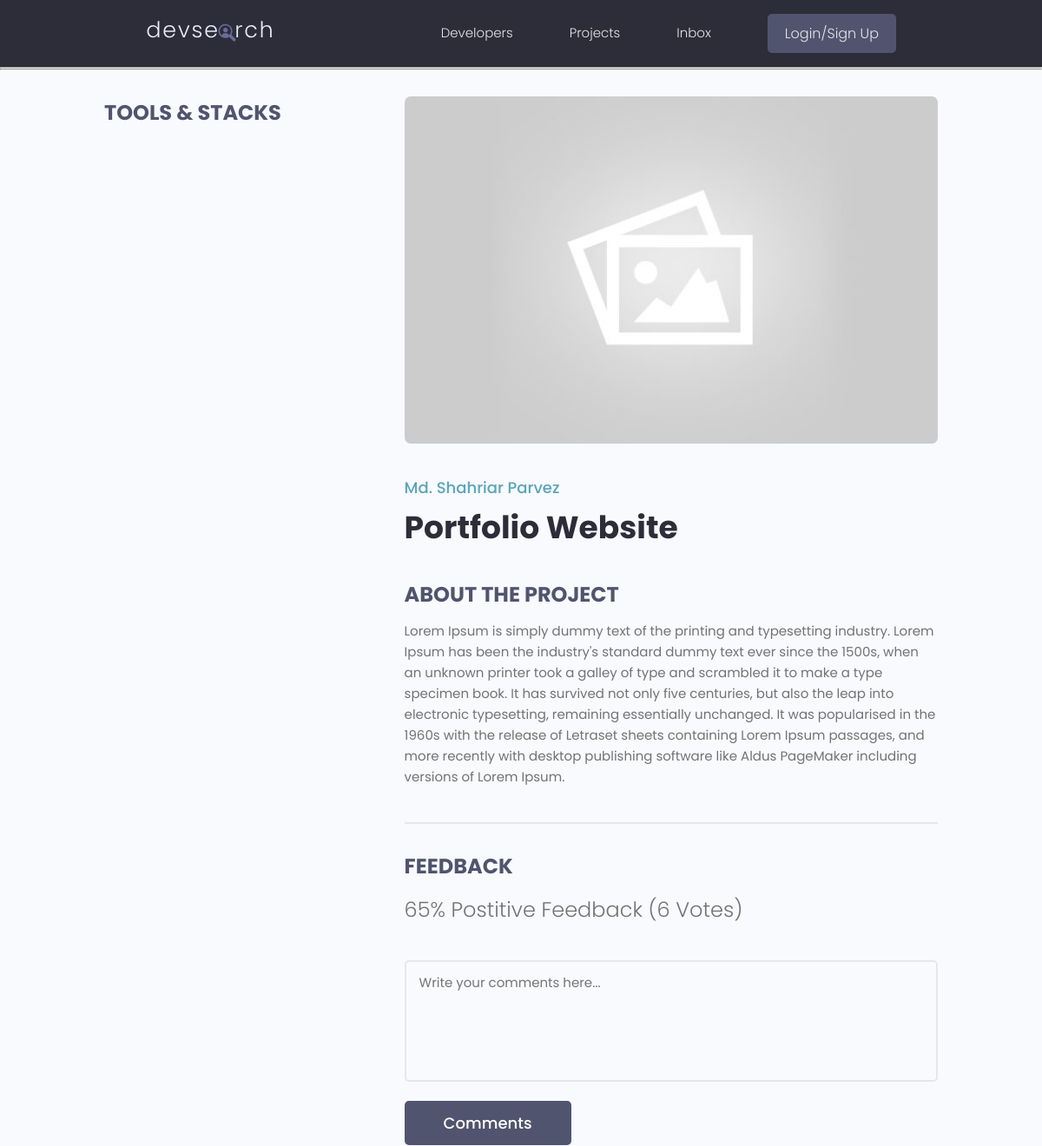
The page /projects/project/c4f56421-918a-4f7b-af98-c969d8b17f8e/ (upper part) on the database as committed earlier.
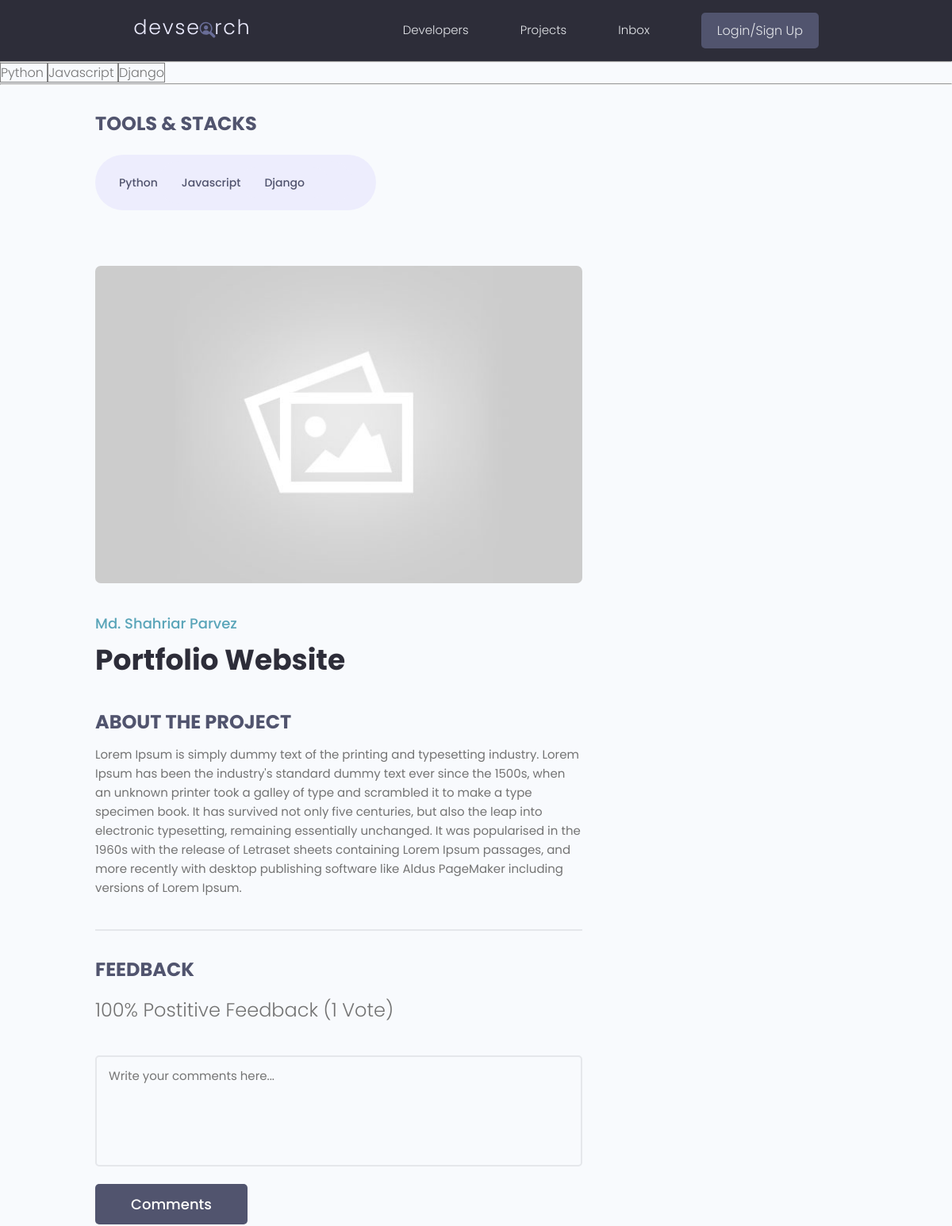
The same page on the database as committed later.
### projects/models.py (models this page shows, shortened)
class Project(models.Model):
    owner = models.ForeignKey(Profile,null=True,blank=True,on_delete=models.SET_NULL)
    title = models.CharField(max_length = 200)
    description = models.TextField(null=True,blank=True) #can be empty
    featured_image = models.ImageField(null=True,blank=True,default="default.jpg")
    demo_link = models.CharField(max_length = 2000, null=True, blank=True)
    source_link = models.CharField(max_length = 2000, null=True, blank=True)
    tags = models.ManyToManyField('Tag', blank=True) #與下面的Tag 是 Many to Many 關係 #重要
    vote_total = models.IntegerField(default=0,null=True, blank=True)
    vote_ratio = models.IntegerField(default=0,null=True, blank=True)
    created = models.DateTimeField(auto_now_add = True)
    id = models.UUIDField(default=uuid.uuid4, unique=True,primary_key=True, editable=False)

class Tag(models.Model):
    name = models.CharField(max_length = 200)
    created = models.DateTimeField(auto_now_add = True)
    id = models.UUIDField(default=uuid.uuid4, unique=True,primary_key=True, editable=False)
    def __str__(self):
        return self.name

### projects/views.py (the view)
# urls.py: path('project/<str:pk>/', views.project, name='project'),
def project(request, pk):
    projectObj = Project.objects.get(id=pk)
    return render(request,'projects/singles-projects.html',{'project':projectObj})

### projects/templates/projects/singles-projects.html (shortened to what this page needs)
{% extends 'main.html' %}
{% block content %}
<hr>
{% for tag in project.tags.all %}
    <span style="border:1px solid grey">{{tag}} </span>
{% endfor %}
<hr>
<main class="singleProject my-md">
    <div class="container">
      <div class="layout">
        <div class="column column--1of3">
          <h3 class="singleProject__subtitle">Tools & Stacks</h3>
          <div class="singleProject__toolStack">
            {% for tag in project.tags.all %}
            <span class="tag tag--pill tag--sub tag--lg">
              <small>{{tag}}</small>
            {% endfor %}
          </div>
        </div>
        <div class="column column--2of3">
          <img class="singleProject__preview" src="{{project.featured_image.url}}" alt="portfolio thumbnail" />
          <a href="profile.html" class="singleProject__developer">Md. Shahriar Parvez</a>
          <h2 class="singleProject__title">{{project.title}}</h2>
          <h3 class="singleProject__subtitle">About the Project</h3>
          <div class="singleProject__info">
            {{project.description}}
          <div class="comments">
            <h3 class="singleProject__subtitle">Feedback</h3>
            <h5 class="project--rating">
              {{project.vote_ratio}}% Postitive Feedback ({{project.vote_total}} Vote{{project.vote_total|pluralize:"s"}})
            </h5>
            <form class="form" action="#" method="POST">
              <div class="form__field">
                <textarea class="input input--textarea" name="message" id="formInput#textarea"
                  placeholder="Write your comments here..."></textarea>
              </div>
              <input class="btn btn--sub btn--lg" type="submit" value="Comments" />
            </form>
          </div>
        </div>
      </div>
    </div>
    </div>
  </main>
{% endblock content %}

Rows that differ between the two databases and show on the page:
now on this page (row unchanged): Tag: name "Python"
now on this page (row unchanged): Tag: name "Javascript"
now on this page (row unchanged): Tag: name "Django"
changed Project "Portfolio Website": vote_ratio "65" → "100"; vote_total "6" → "1"
